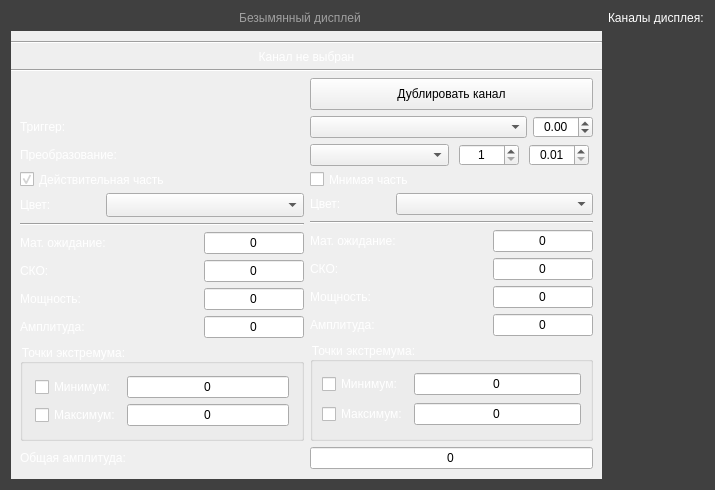
<?xml version="1.0" encoding="UTF-8"?>
<ui version="4.0">
 <class>SimpleScope</class>
 <widget class="QWidget" name="SimpleScope">
  <property name="windowModality">
   <enum>Qt::NonModal</enum>
  </property>
  <property name="geometry">
   <rect>
    <x>0</x>
    <y>0</y>
    <width>715</width>
    <height>490</height>
   </rect>
  </property>
  <property name="minimumSize">
   <size>
    <width>0</width>
    <height>0</height>
   </size>
  </property>
  <property name="windowTitle">
   <string>Дисплей</string>
  </property>
  <property name="autoFillBackground">
   <bool>false</bool>
  </property>
  <property name="styleSheet">
   <string notr="true">#SimpleScope {
	background-color: rgb(64, 64, 64)
}</string>
  </property>
  <layout class="QGridLayout" name="gridLayout" rowstretch="0,0" columnstretch="0,0,0">
   <item row="1" column="0">
    <layout class="QVBoxLayout" name="verticalLayout_3" stretch="1">
     <item>
      <widget class="QScrollArea" name="scrollArea">
       <property name="autoFillBackground">
        <bool>false</bool>
       </property>
       <property name="styleSheet">
        <string notr="true"/>
       </property>
       <property name="frameShape">
        <enum>QFrame::NoFrame</enum>
       </property>
       <property name="frameShadow">
        <enum>QFrame::Sunken</enum>
       </property>
       <property name="lineWidth">
        <number>0</number>
       </property>
       <property name="widgetResizable">
        <bool>true</bool>
       </property>
       <widget class="QWidget" name="scrollAreaWidgetContents">
        <property name="geometry">
         <rect>
          <x>0</x>
          <y>0</y>
          <width>556</width>
          <height>526</height>
         </rect>
        </property>
        <property name="autoFillBackground">
         <bool>true</bool>
        </property>
        <property name="styleSheet">
         <string notr="true"/>
        </property>
        <layout class="QGridLayout" name="gridLayout_2">
         <property name="leftMargin">
          <number>0</number>
         </property>
         <property name="topMargin">
          <number>10</number>
         </property>
         <property name="rightMargin">
          <number>0</number>
         </property>
         <property name="bottomMargin">
          <number>10</number>
         </property>
         <item row="3" column="0">
          <widget class="QWidget" name="channelController" native="true">
           <property name="maximumSize">
            <size>
             <width>16777215</width>
             <height>16777215</height>
            </size>
           </property>
           <layout class="QGridLayout" name="channelSettings">
            <property name="topMargin">
             <number>0</number>
            </property>
            <property name="bottomMargin">
             <number>0</number>
            </property>
            <item row="4" column="1">
             <layout class="QHBoxLayout" name="horizontalLayout_3">
              <item>
               <widget class="QComboBox" name="transormateType">
                <property name="frame">
                 <bool>true</bool>
                </property>
               </widget>
              </item>
              <item>
               <widget class="QWidget" name="TransformSpins" native="true">
                <layout class="QHBoxLayout" name="TransformSpinLayout">
                 <property name="leftMargin">
                  <number>0</number>
                 </property>
                 <property name="topMargin">
                  <number>0</number>
                 </property>
                 <property name="rightMargin">
                  <number>0</number>
                 </property>
                 <property name="bottomMargin">
                  <number>0</number>
                 </property>
                 <item>
                  <widget class="QSpinBox" name="TransformSpinInt">
                   <property name="minimumSize">
                    <size>
                     <width>60</width>
                     <height>0</height>
                    </size>
                   </property>
                   <property name="maximumSize">
                    <size>
                     <width>60</width>
                     <height>16777215</height>
                    </size>
                   </property>
                   <property name="styleSheet">
                    <string notr="true">color: black;</string>
                   </property>
                   <property name="alignment">
                    <set>Qt::AlignCenter</set>
                   </property>
                   <property name="minimum">
                    <number>1</number>
                   </property>
                  </widget>
                 </item>
                 <item>
                  <widget class="QDoubleSpinBox" name="TransformSpinDouble">
                   <property name="minimumSize">
                    <size>
                     <width>60</width>
                     <height>0</height>
                    </size>
                   </property>
                   <property name="maximumSize">
                    <size>
                     <width>60</width>
                     <height>16777215</height>
                    </size>
                   </property>
                   <property name="styleSheet">
                    <string notr="true">color: black;</string>
                   </property>
                   <property name="alignment">
                    <set>Qt::AlignCenter</set>
                   </property>
                   <property name="minimum">
                    <double>0.010000000000000</double>
                   </property>
                   <property name="singleStep">
                    <double>0.100000000000000</double>
                   </property>
                  </widget>
                 </item>
                </layout>
               </widget>
              </item>
             </layout>
            </item>
            <item row="3" column="0">
             <widget class="QLabel" name="label_3">
              <property name="maximumSize">
               <size>
                <width>16777215</width>
                <height>13</height>
               </size>
              </property>
              <property name="styleSheet">
               <string notr="true">color: white;</string>
              </property>
              <property name="text">
               <string>Триггер:</string>
              </property>
             </widget>
            </item>
            <item row="0" column="1">
             <widget class="QPushButton" name="createDublicate">
              <property name="maximumSize">
               <size>
                <width>16777215</width>
                <height>32</height>
               </size>
              </property>
              <property name="text">
               <string>Дублировать канал</string>
              </property>
             </widget>
            </item>
            <item row="4" column="0">
             <widget class="QLabel" name="label_5">
              <property name="maximumSize">
               <size>
                <width>16777215</width>
                <height>13</height>
               </size>
              </property>
              <property name="styleSheet">
               <string notr="true">color: White;</string>
              </property>
              <property name="text">
               <string>Преобразование:</string>
              </property>
             </widget>
            </item>
            <item row="3" column="1">
             <layout class="QHBoxLayout" name="horizontalLayout_5">
              <item>
               <widget class="QComboBox" name="TriggerType"/>
              </item>
              <item>
               <widget class="QDoubleSpinBox" name="TriggerLevel">
                <property name="minimumSize">
                 <size>
                  <width>60</width>
                  <height>0</height>
                 </size>
                </property>
                <property name="maximumSize">
                 <size>
                  <width>60</width>
                  <height>16777215</height>
                 </size>
                </property>
                <property name="styleSheet">
                 <string notr="true">color: black;</string>
                </property>
                <property name="alignment">
                 <set>Qt::AlignCenter</set>
                </property>
                <property name="minimum">
                 <double>-99999999999999991611392.000000000000000</double>
                </property>
                <property name="maximum">
                 <double>10000000000000000.000000000000000</double>
                </property>
                <property name="value">
                 <double>0.000000000000000</double>
                </property>
               </widget>
              </item>
             </layout>
            </item>
            <item row="6" column="0">
             <widget class="QLabel" name="label_14">
              <property name="styleSheet">
               <string notr="true">color: white;</string>
              </property>
              <property name="text">
               <string>Общая амплитуда:</string>
              </property>
             </widget>
            </item>
            <item row="5" column="1">
             <widget class="QWidget" name="ImgLayout" native="true">
              <property name="enabled">
               <bool>true</bool>
              </property>
              <layout class="QVBoxLayout" name="verticalLayout_2">
               <property name="leftMargin">
                <number>0</number>
               </property>
               <property name="topMargin">
                <number>0</number>
               </property>
               <property name="rightMargin">
                <number>0</number>
               </property>
               <property name="bottomMargin">
                <number>0</number>
               </property>
               <item>
                <widget class="QCheckBox" name="ShowImg">
                 <property name="maximumSize">
                  <size>
                   <width>16777215</width>
                   <height>15</height>
                  </size>
                 </property>
                 <property name="layoutDirection">
                  <enum>Qt::LeftToRight</enum>
                 </property>
                 <property name="styleSheet">
                  <string notr="true">color: White;</string>
                 </property>
                 <property name="text">
                  <string>Мнимая часть</string>
                 </property>
                 <property name="checkable">
                  <bool>true</bool>
                 </property>
                 <property name="checked">
                  <bool>false</bool>
                 </property>
                 <property name="autoRepeat">
                  <bool>false</bool>
                 </property>
                 <property name="autoExclusive">
                  <bool>false</bool>
                 </property>
                 <property name="tristate">
                  <bool>false</bool>
                 </property>
                </widget>
               </item>
               <item>
                <layout class="QHBoxLayout" name="horizontalLayout_4">
                 <item>
                  <widget class="QLabel" name="label_6">
                   <property name="maximumSize">
                    <size>
                     <width>80</width>
                     <height>13</height>
                    </size>
                   </property>
                   <property name="styleSheet">
                    <string notr="true">color: White;</string>
                   </property>
                   <property name="text">
                    <string>Цвет:</string>
                   </property>
                  </widget>
                 </item>
                 <item>
                  <widget class="QComboBox" name="ColorImg"/>
                 </item>
                </layout>
               </item>
               <item>
                <widget class="Line" name="line_2">
                 <property name="orientation">
                  <enum>Qt::Horizontal</enum>
                 </property>
                </widget>
               </item>
               <item>
                <layout class="QHBoxLayout" name="horizontalLayout_7">
                 <item>
                  <widget class="QLabel" name="label_8">
                   <property name="styleSheet">
                    <string notr="true">color: white;</string>
                   </property>
                   <property name="text">
                    <string>Мат. ожидание:</string>
                   </property>
                  </widget>
                 </item>
                 <item>
                  <widget class="QLineEdit" name="ImagExpectedValue">
                   <property name="minimumSize">
                    <size>
                     <width>100</width>
                     <height>0</height>
                    </size>
                   </property>
                   <property name="maximumSize">
                    <size>
                     <width>100</width>
                     <height>16777215</height>
                    </size>
                   </property>
                   <property name="styleSheet">
                    <string notr="true">color: black;</string>
                   </property>
                   <property name="text">
                    <string>0</string>
                   </property>
                   <property name="alignment">
                    <set>Qt::AlignCenter</set>
                   </property>
                   <property name="readOnly">
                    <bool>true</bool>
                   </property>
                  </widget>
                 </item>
                </layout>
               </item>
               <item>
                <layout class="QHBoxLayout" name="horizontalLayout_9">
                 <item>
                  <widget class="QLabel" name="label_9">
                   <property name="styleSheet">
                    <string notr="true">color: white;</string>
                   </property>
                   <property name="text">
                    <string>СКО:</string>
                   </property>
                  </widget>
                 </item>
                 <item>
                  <widget class="QLineEdit" name="ImagStandardDeviation">
                   <property name="sizePolicy">
                    <sizepolicy hsizetype="Fixed" vsizetype="Fixed">
                     <horstretch>0</horstretch>
                     <verstretch>0</verstretch>
                    </sizepolicy>
                   </property>
                   <property name="minimumSize">
                    <size>
                     <width>100</width>
                     <height>0</height>
                    </size>
                   </property>
                   <property name="maximumSize">
                    <size>
                     <width>100</width>
                     <height>16777215</height>
                    </size>
                   </property>
                   <property name="styleSheet">
                    <string notr="true">color: black;</string>
                   </property>
                   <property name="text">
                    <string>0</string>
                   </property>
                   <property name="alignment">
                    <set>Qt::AlignCenter</set>
                   </property>
                  </widget>
                 </item>
                </layout>
               </item>
               <item>
                <layout class="QHBoxLayout" name="horizontalLayout_13">
                 <item>
                  <widget class="QLabel" name="label_12">
                   <property name="styleSheet">
                    <string notr="true">color: white;</string>
                   </property>
                   <property name="text">
                    <string>Мощность:</string>
                   </property>
                  </widget>
                 </item>
                 <item>
                  <widget class="QLineEdit" name="ImagCapacity">
                   <property name="minimumSize">
                    <size>
                     <width>100</width>
                     <height>0</height>
                    </size>
                   </property>
                   <property name="maximumSize">
                    <size>
                     <width>100</width>
                     <height>16777215</height>
                    </size>
                   </property>
                   <property name="styleSheet">
                    <string notr="true">color: black;</string>
                   </property>
                   <property name="text">
                    <string>0</string>
                   </property>
                   <property name="alignment">
                    <set>Qt::AlignCenter</set>
                   </property>
                   <property name="readOnly">
                    <bool>true</bool>
                   </property>
                  </widget>
                 </item>
                </layout>
               </item>
               <item>
                <layout class="QHBoxLayout" name="horizontalLayout_14">
                 <item>
                  <widget class="QLabel" name="label_13">
                   <property name="styleSheet">
                    <string notr="true">color: white;</string>
                   </property>
                   <property name="text">
                    <string>Амплитуда:</string>
                   </property>
                  </widget>
                 </item>
                 <item>
                  <widget class="QLineEdit" name="ImagAmplitude">
                   <property name="minimumSize">
                    <size>
                     <width>100</width>
                     <height>0</height>
                    </size>
                   </property>
                   <property name="maximumSize">
                    <size>
                     <width>100</width>
                     <height>16777215</height>
                    </size>
                   </property>
                   <property name="styleSheet">
                    <string notr="true">color: black;</string>
                   </property>
                   <property name="text">
                    <string>0</string>
                   </property>
                   <property name="alignment">
                    <set>Qt::AlignCenter</set>
                   </property>
                   <property name="readOnly">
                    <bool>true</bool>
                   </property>
                  </widget>
                 </item>
                </layout>
               </item>
               <item>
                <widget class="QGroupBox" name="groupBox_2">
                 <property name="styleSheet">
                  <string notr="true">color: white;</string>
                 </property>
                 <property name="title">
                  <string>Точки экстремума:</string>
                 </property>
                 <layout class="QGridLayout" name="gridLayout_4">
                  <item row="0" column="1">
                   <widget class="QLineEdit" name="ImagMinValue">
                    <property name="styleSheet">
                     <string notr="true">color: black;</string>
                    </property>
                    <property name="text">
                     <string>0</string>
                    </property>
                    <property name="alignment">
                     <set>Qt::AlignCenter</set>
                    </property>
                    <property name="readOnly">
                     <bool>true</bool>
                    </property>
                   </widget>
                  </item>
                  <item row="0" column="0">
                   <widget class="QCheckBox" name="ImagMinPaint">
                    <property name="text">
                     <string>Минимум:</string>
                    </property>
                   </widget>
                  </item>
                  <item row="1" column="1">
                   <widget class="QLineEdit" name="ImagMaxValue">
                    <property name="styleSheet">
                     <string notr="true">color: black;</string>
                    </property>
                    <property name="text">
                     <string>0</string>
                    </property>
                    <property name="alignment">
                     <set>Qt::AlignCenter</set>
                    </property>
                    <property name="readOnly">
                     <bool>true</bool>
                    </property>
                   </widget>
                  </item>
                  <item row="1" column="0">
                   <widget class="QCheckBox" name="ImagMaxPaint">
                    <property name="text">
                     <string>Максимум:</string>
                    </property>
                   </widget>
                  </item>
                 </layout>
                </widget>
               </item>
              </layout>
             </widget>
            </item>
            <item row="5" column="0">
             <widget class="QWidget" name="RealLayout" native="true">
              <layout class="QVBoxLayout" name="verticalLayout">
               <property name="leftMargin">
                <number>0</number>
               </property>
               <property name="topMargin">
                <number>0</number>
               </property>
               <property name="rightMargin">
                <number>0</number>
               </property>
               <property name="bottomMargin">
                <number>0</number>
               </property>
               <item>
                <widget class="QCheckBox" name="ShowReal">
                 <property name="maximumSize">
                  <size>
                   <width>16777215</width>
                   <height>15</height>
                  </size>
                 </property>
                 <property name="styleSheet">
                  <string notr="true">color: White;</string>
                 </property>
                 <property name="text">
                  <string>Действительная часть</string>
                 </property>
                 <property name="checked">
                  <bool>true</bool>
                 </property>
                </widget>
               </item>
               <item>
                <layout class="QHBoxLayout" name="horizontalLayout">
                 <item>
                  <widget class="QLabel" name="label_2">
                   <property name="maximumSize">
                    <size>
                     <width>80</width>
                     <height>13</height>
                    </size>
                   </property>
                   <property name="styleSheet">
                    <string notr="true">color: White;</string>
                   </property>
                   <property name="text">
                    <string>Цвет:</string>
                   </property>
                  </widget>
                 </item>
                 <item>
                  <widget class="QComboBox" name="ColorReal">
                   <property name="enabled">
                    <bool>true</bool>
                   </property>
                   <property name="maximumSize">
                    <size>
                     <width>16777215</width>
                     <height>32</height>
                    </size>
                   </property>
                   <property name="editable">
                    <bool>false</bool>
                   </property>
                   <property name="frame">
                    <bool>true</bool>
                   </property>
                  </widget>
                 </item>
                </layout>
               </item>
               <item>
                <widget class="Line" name="line">
                 <property name="orientation">
                  <enum>Qt::Horizontal</enum>
                 </property>
                </widget>
               </item>
               <item>
                <layout class="QHBoxLayout" name="horizontalLayout_2">
                 <item>
                  <widget class="QLabel" name="label_4">
                   <property name="styleSheet">
                    <string notr="true">color: white;</string>
                   </property>
                   <property name="text">
                    <string>Мат. ожидание:</string>
                   </property>
                  </widget>
                 </item>
                 <item>
                  <widget class="QLineEdit" name="RealExpectedValue">
                   <property name="minimumSize">
                    <size>
                     <width>100</width>
                     <height>0</height>
                    </size>
                   </property>
                   <property name="maximumSize">
                    <size>
                     <width>100</width>
                     <height>16777215</height>
                    </size>
                   </property>
                   <property name="styleSheet">
                    <string notr="true">color: black;</string>
                   </property>
                   <property name="text">
                    <string>0</string>
                   </property>
                   <property name="frame">
                    <bool>true</bool>
                   </property>
                   <property name="alignment">
                    <set>Qt::AlignCenter</set>
                   </property>
                   <property name="readOnly">
                    <bool>true</bool>
                   </property>
                  </widget>
                 </item>
                </layout>
               </item>
               <item>
                <layout class="QHBoxLayout" name="horizontalLayout_8">
                 <item>
                  <widget class="QLabel" name="label_7">
                   <property name="styleSheet">
                    <string notr="true">color: white;</string>
                   </property>
                   <property name="text">
                    <string>СКО:</string>
                   </property>
                  </widget>
                 </item>
                 <item>
                  <widget class="QLineEdit" name="RealStandardDeviation">
                   <property name="minimumSize">
                    <size>
                     <width>100</width>
                     <height>0</height>
                    </size>
                   </property>
                   <property name="maximumSize">
                    <size>
                     <width>100</width>
                     <height>16777215</height>
                    </size>
                   </property>
                   <property name="styleSheet">
                    <string notr="true">color: black;</string>
                   </property>
                   <property name="text">
                    <string>0</string>
                   </property>
                   <property name="alignment">
                    <set>Qt::AlignCenter</set>
                   </property>
                   <property name="readOnly">
                    <bool>true</bool>
                   </property>
                  </widget>
                 </item>
                </layout>
               </item>
               <item>
                <layout class="QHBoxLayout" name="horizontalLayout_10">
                 <item>
                  <widget class="QLabel" name="label_10">
                   <property name="styleSheet">
                    <string notr="true">color: white;</string>
                   </property>
                   <property name="text">
                    <string>Мощность:</string>
                   </property>
                  </widget>
                 </item>
                 <item>
                  <widget class="QLineEdit" name="RealCapacity">
                   <property name="minimumSize">
                    <size>
                     <width>100</width>
                     <height>0</height>
                    </size>
                   </property>
                   <property name="maximumSize">
                    <size>
                     <width>100</width>
                     <height>16777215</height>
                    </size>
                   </property>
                   <property name="styleSheet">
                    <string notr="true">color: black;</string>
                   </property>
                   <property name="text">
                    <string>0</string>
                   </property>
                   <property name="alignment">
                    <set>Qt::AlignCenter</set>
                   </property>
                   <property name="readOnly">
                    <bool>true</bool>
                   </property>
                  </widget>
                 </item>
                </layout>
               </item>
               <item>
                <layout class="QHBoxLayout" name="horizontalLayout_11">
                 <item>
                  <widget class="QLabel" name="label_11">
                   <property name="styleSheet">
                    <string notr="true">color: white;</string>
                   </property>
                   <property name="text">
                    <string>Амплитуда:</string>
                   </property>
                  </widget>
                 </item>
                 <item>
                  <widget class="QLineEdit" name="RealAmplitude">
                   <property name="minimumSize">
                    <size>
                     <width>100</width>
                     <height>0</height>
                    </size>
                   </property>
                   <property name="maximumSize">
                    <size>
                     <width>100</width>
                     <height>16777215</height>
                    </size>
                   </property>
                   <property name="styleSheet">
                    <string notr="true">color: black;</string>
                   </property>
                   <property name="text">
                    <string>0</string>
                   </property>
                   <property name="alignment">
                    <set>Qt::AlignCenter</set>
                   </property>
                   <property name="readOnly">
                    <bool>true</bool>
                   </property>
                  </widget>
                 </item>
                </layout>
               </item>
               <item>
                <widget class="QGroupBox" name="groupBox">
                 <property name="styleSheet">
                  <string notr="true">color: white;</string>
                 </property>
                 <property name="title">
                  <string>Точки экстремума:</string>
                 </property>
                 <property name="flat">
                  <bool>false</bool>
                 </property>
                 <property name="checkable">
                  <bool>false</bool>
                 </property>
                 <layout class="QGridLayout" name="gridLayout_3" rowstretch="0,0" columnstretch="0,0">
                  <property name="leftMargin">
                   <number>12</number>
                  </property>
                  <property name="topMargin">
                   <number>12</number>
                  </property>
                  <property name="rightMargin">
                   <number>12</number>
                  </property>
                  <property name="bottomMargin">
                   <number>12</number>
                  </property>
                  <property name="horizontalSpacing">
                   <number>-1</number>
                  </property>
                  <item row="1" column="1">
                   <widget class="QLineEdit" name="RealMaxValue">
                    <property name="styleSheet">
                     <string notr="true">color: black;</string>
                    </property>
                    <property name="text">
                     <string>0</string>
                    </property>
                    <property name="alignment">
                     <set>Qt::AlignCenter</set>
                    </property>
                    <property name="readOnly">
                     <bool>true</bool>
                    </property>
                   </widget>
                  </item>
                  <item row="0" column="1">
                   <widget class="QLineEdit" name="RealMinValue">
                    <property name="sizePolicy">
                     <sizepolicy hsizetype="Expanding" vsizetype="Fixed">
                      <horstretch>0</horstretch>
                      <verstretch>0</verstretch>
                     </sizepolicy>
                    </property>
                    <property name="maximumSize">
                     <size>
                      <width>16777215</width>
                      <height>16777215</height>
                     </size>
                    </property>
                    <property name="layoutDirection">
                     <enum>Qt::LeftToRight</enum>
                    </property>
                    <property name="styleSheet">
                     <string notr="true">color: black;</string>
                    </property>
                    <property name="text">
                     <string>0</string>
                    </property>
                    <property name="frame">
                     <bool>true</bool>
                    </property>
                    <property name="alignment">
                     <set>Qt::AlignCenter</set>
                    </property>
                    <property name="readOnly">
                     <bool>true</bool>
                    </property>
                   </widget>
                  </item>
                  <item row="0" column="0">
                   <widget class="QCheckBox" name="RealMinPaint">
                    <property name="layoutDirection">
                     <enum>Qt::LeftToRight</enum>
                    </property>
                    <property name="text">
                     <string>Минимум:</string>
                    </property>
                   </widget>
                  </item>
                  <item row="1" column="0">
                   <widget class="QCheckBox" name="RealMaxPaint">
                    <property name="text">
                     <string>Максимум:</string>
                    </property>
                   </widget>
                  </item>
                 </layout>
                </widget>
               </item>
              </layout>
             </widget>
            </item>
            <item row="6" column="1">
             <widget class="QLineEdit" name="Amplitude">
              <property name="styleSheet">
               <string notr="true">color: black;</string>
              </property>
              <property name="text">
               <string>0</string>
              </property>
              <property name="alignment">
               <set>Qt::AlignCenter</set>
              </property>
              <property name="readOnly">
               <bool>true</bool>
              </property>
             </widget>
            </item>
           </layout>
          </widget>
         </item>
         <item row="0" column="0">
          <widget class="Line" name="line_3">
           <property name="orientation">
            <enum>Qt::Horizontal</enum>
           </property>
          </widget>
         </item>
         <item row="1" column="0">
          <widget class="QLabel" name="channelName">
           <property name="maximumSize">
            <size>
             <width>16777215</width>
             <height>13</height>
            </size>
           </property>
           <property name="styleSheet">
            <string notr="true">color: White;</string>
           </property>
           <property name="text">
            <string>Канал не выбран</string>
           </property>
           <property name="textFormat">
            <enum>Qt::AutoText</enum>
           </property>
           <property name="scaledContents">
            <bool>false</bool>
           </property>
           <property name="alignment">
            <set>Qt::AlignCenter</set>
           </property>
          </widget>
         </item>
         <item row="2" column="0">
          <widget class="Line" name="line_4">
           <property name="orientation">
            <enum>Qt::Horizontal</enum>
           </property>
          </widget>
         </item>
        </layout>
       </widget>
      </widget>
     </item>
    </layout>
   </item>
   <item row="1" column="2">
    <layout class="QVBoxLayout" name="channelsLayout">
     <property name="spacing">
      <number>-1</number>
     </property>
     <property name="sizeConstraint">
      <enum>QLayout::SetMinimumSize</enum>
     </property>
     <property name="leftMargin">
      <number>0</number>
     </property>
    </layout>
   </item>
   <item row="0" column="2">
    <widget class="QLabel" name="label">
     <property name="sizePolicy">
      <sizepolicy hsizetype="Minimum" vsizetype="Preferred">
       <horstretch>0</horstretch>
       <verstretch>0</verstretch>
      </sizepolicy>
     </property>
     <property name="maximumSize">
      <size>
       <width>16777215</width>
       <height>13</height>
      </size>
     </property>
     <property name="styleSheet">
      <string notr="true">color: White;</string>
     </property>
     <property name="text">
      <string>Каналы дисплея:</string>
     </property>
    </widget>
   </item>
   <item row="0" column="0">
    <layout class="QHBoxLayout" name="horizontalLayout_6">
     <item>
      <widget class="QLineEdit" name="DisplayName">
       <property name="maximumSize">
        <size>
         <width>16777215</width>
         <height>13</height>
        </size>
       </property>
       <property name="mouseTracking">
        <bool>true</bool>
       </property>
       <property name="tabletTracking">
        <bool>false</bool>
       </property>
       <property name="autoFillBackground">
        <bool>false</bool>
       </property>
       <property name="styleSheet">
        <string notr="true">QLineEdit {
    border: 0px;
    background:  transparent;
	color: White;
    selection-background-color: Gray;
}</string>
       </property>
       <property name="inputMask">
        <string/>
       </property>
       <property name="frame">
        <bool>false</bool>
       </property>
       <property name="alignment">
        <set>Qt::AlignCenter</set>
       </property>
       <property name="dragEnabled">
        <bool>false</bool>
       </property>
       <property name="placeholderText">
        <string>Безымянный дисплей</string>
       </property>
       <property name="cursorMoveStyle">
        <enum>Qt::LogicalMoveStyle</enum>
       </property>
      </widget>
     </item>
     <item>
      <widget class="QLabel" name="StopStatus">
       <property name="styleSheet">
        <string notr="true">color:white</string>
       </property>
       <property name="text">
        <string/>
       </property>
      </widget>
     </item>
    </layout>
   </item>
  </layout>
 </widget>
 <resources/>
 <connections/>
</ui>
